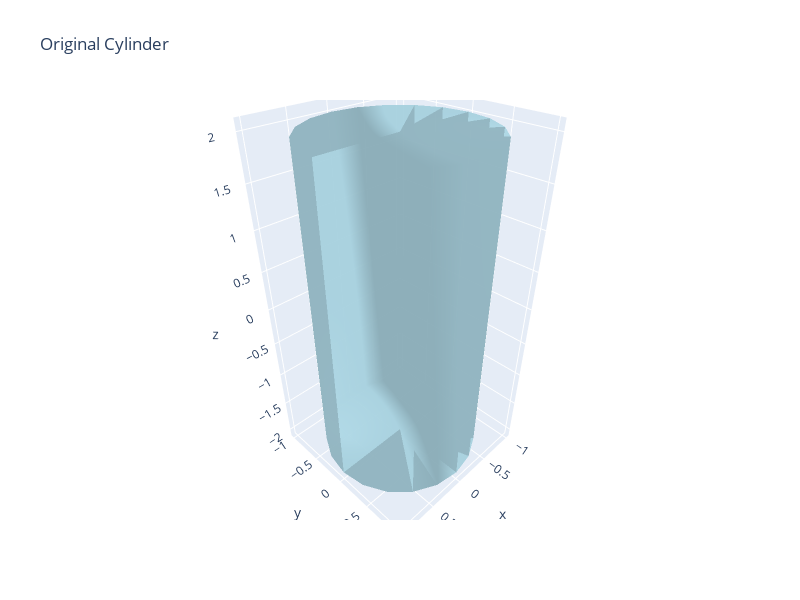

The notebook cell this image was saved under:
### Markdown cell above
## Create and Visualize Cylinder

### Code cell
# Create a cylinder mesh
cylinder = create_cylinder_mesh(radius=1.0, length=4.0, resolution=20)

mm = MeshManager(cylinder)
mm.print_mesh_analysis()
mm.visualize_mesh_3d(title="Original Cylinder", backend="plotly")

### Figure 1 — Plotly figure (JSON) as saved in the notebook; plotly's stock layout.template omitted (floating-point values rounded to 4 significant figures)
{"data": [{"color": "lightblue", "i": [1, 1, 2, 2, 4, 4, 5, 5, 6, 6, 7, 7, 8, 8, 9, 9, 10, 10, 11, 11, 12, 12, 13, 13, 14, 14, 15, 15, 16, 16, 17, 17, 18, 18, 19, 19, 20, 20, 21, 21, 22, 22, 23, 23, 24, 24, 25, 25, 26, 26, 27, 27, 28, 28, 29, 29, 30, 30, 31, 31, 32, 32, 33, 33, 34, 34, 35, 35, 36, 36, 37, 37, 38, 38, 39, 39, 40, 40, 41, 41], "j": [0, 4, 4, 5, 0, 6, 6, 7, 0, 8, 8, 9, 0, 10, 10, 11, 0, 12, 12, 13, 0, 14, 14, 15, 0, 16, 16, 17, 0, 18, 18, 19, 0, 20, 20, 21, 0, 22, 22, 23, 0, 24, 24, 25, 0, 26, 26, 27, 0, 28, 28, 29, 0, 30, 30, 31, 0, 32, 32, 33, 0, 34, 34, 35, 0, 36, 36, 37, 0, 38, 38, 39, 0, 40, 40, 41, 0, 1, 1, 2], "k": [4, 2, 5, 3, 6, 5, 7, 3, 8, 7, 9, 3, 10, 9, 11, 3, 12, 11, 13, 3, 14, 13, 15, 3, 16, 15, 17, 3, 18, 17, 19, 3, 20, 19, 21, 3, 22, 21, 23, 3, 24, 23, 25, 3, 26, 25, 27, 3, 28, 27, 29, 3, 30, 29, 31, 3, 32, 31, 33, 3, 34, 33, 35, 3, 36, 35, 37, 3, 38, 37, 39, 3, 40, 39, 41, 3, 1, 41, 2, 3], "name": "Mesh", "opacity": 0.8, "type": "mesh3d", "x": [0.0, 1.0, 1.0, 0.0, 0.9511, 0.9511, 0.809, 0.809, 0.5878, 0.5878, 0.309, 0.309, 6.123e-17, 6.123e-17, -0.309, -0.309, -0.5878, -0.5878, -0.809, -0.809, -0.9511, -0.9511, -1.0, -1.0, -0.9511, -0.9511, -0.809, -0.809, -0.5878, -0.5878, -0.309, -0.309, -1.837e-16, -1.837e-16, 0.309, 0.309, 0.5878, 0.5878, 0.809, 0.809, 0.9511, 0.9511], "y": [0.0, 0.0, 0.0, 0.0, 0.309, 0.309, 0.5878, 0.5878, 0.809, 0.809, 0.9511, 0.9511, 1.0, 1.0, 0.9511, 0.9511, 0.809, 0.809, 0.5878, 0.5878, 0.309, 0.309, 1.225e-16, 1.225e-16, -0.309, -0.309, -0.5878, -0.5878, -0.809, -0.809, -0.9511, -0.9511, -1.0, -1.0, -0.9511, -0.9511, -0.809, -0.809, -0.5878, -0.5878, -0.309, -0.309], "z": [-2.0, -2.0, 2.0, 2.0, -2.0, 2.0, -2.0, 2.0, -2.0, 2.0, -2.0, 2.0, -2.0, 2.0, -2.0, 2.0, -2.0, 2.0, -2.0, 2.0, -2.0, 2.0, -2.0, 2.0, -2.0, 2.0, -2.0, 2.0, -2.0, 2.0, -2.0, 2.0, -2.0, 2.0, -2.0, 2.0, -2.0, 2.0, -2.0, 2.0, -2.0, 2.0]}], "layout": {"autosize": false, "height": 600, "scene": {"aspectmode": "data", "xaxis": {"visible": true}, "yaxis": {"visible": true}, "zaxis": {"visible": true}}, "title": {"text": "Original Cylinder"}, "width": 800}}
